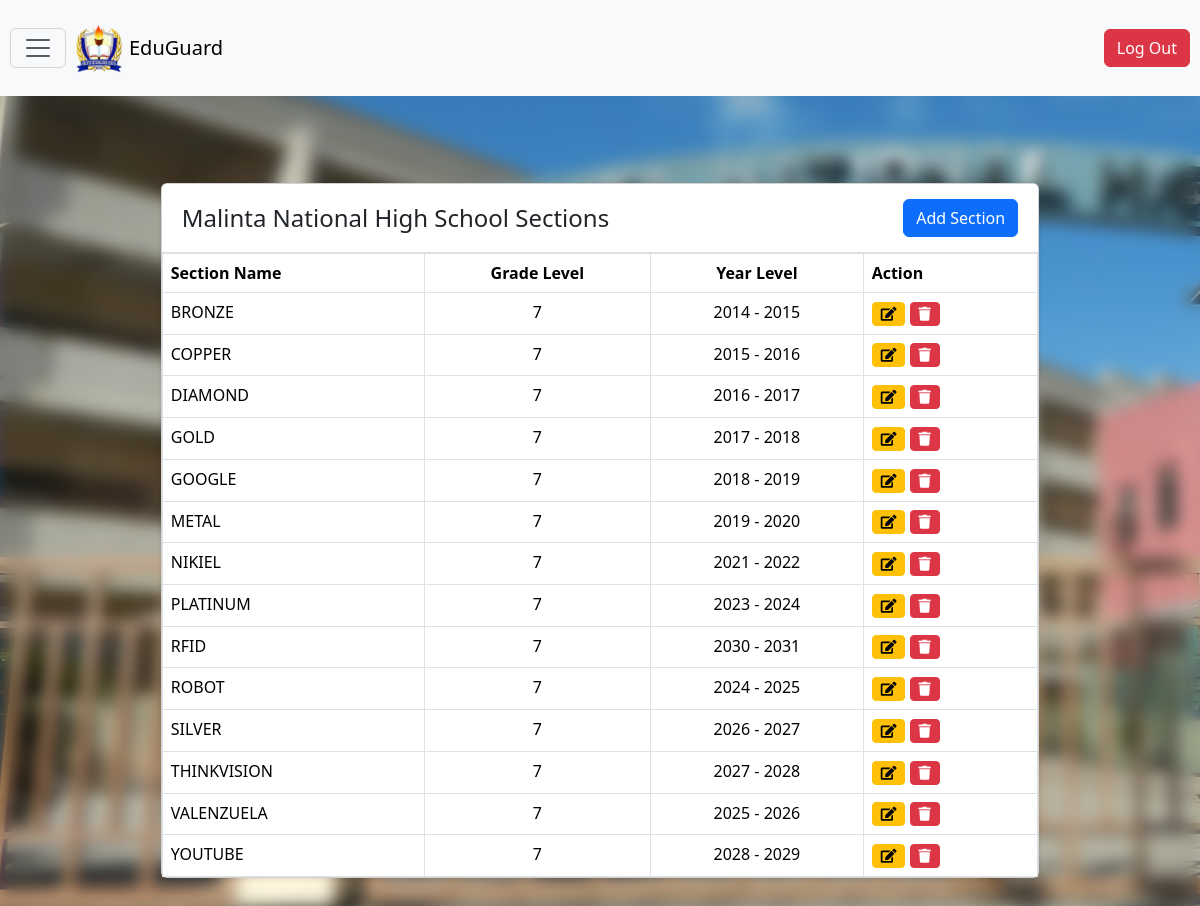
Screenshot of /PHPAdmin/AdminAddSection.php with the database file from the repository.
### tables this page shows
CREATE TABLE `class_section` (
  `section_id` int(11) NOT NULL,
  `section_name` varchar(100) DEFAULT NULL,
  `section_grade_level` varchar(50) DEFAULT NULL,
  `section_year_start_level` year(4) DEFAULT NULL,
  `section_year_end_level` year(4) DEFAULT NULL
);

### PHPAdmin/AdminAddSection.php (the view, shortened to what this page needs)
<?php include 'adminNavbar.php';
?>
<!DOCTYPE html>
<html lang="en">
<head>
    <link rel="stylesheet" href="../CSS/Admin/adminTeachers.css">
    <link href="https://cdnjs.cloudflare.com/ajax/libs/font-awesome/5.15.4/css/all.min.css" rel="stylesheet">
    <link href="https://cdn.jsdelivr.net/npm/bootstrap-icons/font/bootstrap-icons.css" rel="stylesheet">
</head>
<body>
    <div class="container-fluid mt-5">
        <div class="row justify-content-center">
            <div class="col-md-8">
                <div class="card">
                    <div class="card-header">
                        <h4>Malinta National High School Sections</h4>
                        <button type="button" class="btn btn-primary float-end" data-bs-toggle="modal"
                            data-bs-target="#addSection">Add Section</button>
                    </div>
                    <table class="table table-bordered">
                        <thead>
                            <tr>
                                <th scope="col">Section Name</th>
                                <th scope="col">Grade Level</th>
                                <th scope="col">Year Level</th>
                                <th scope="col">Action</th>
                            </tr>
                        </thead>
                        <tbody>
                            <?php
                            $connection = mysqli_connect("localhost", "root", "", "educguarddb");
                            $fetch_query = "SELECT * FROM class_section order by section_name ASC";
                            $fetch_query_run = mysqli_query($connection, $fetch_query);
                            if ($fetch_query_run) {
                                if (mysqli_num_rows($fetch_query_run) > 0) {
                                    while ($row = mysqli_fetch_array($fetch_query_run)) {
                                        ?>
                                        <tr>
                                            <td><?php echo $row['section_name'] ?></td>
                                            <td><?php echo $row['section_grade_level'] ?></td>
                                            <td><?php echo $row['section_year_start_level'] . ' - ' . $row['section_year_end_level']; ?></td>
                                            <td>
                                                <a href="#" class="btn btn-warning btn-sm edit_data"
                                                    data-id="<?php echo $row['section_id']; ?>"
                                                    data-SectionName="<?php echo $row['section_name']; ?>"
                                                    data-GradeLevel="<?php echo $row['section_grade_level']; ?>"
                                                    data-YearStartLevel="<?php echo $row['section_year_start_level']; ?>"
                                                    data-YearEndLevel="<?php echo $row['section_year_end_level']; ?>"
                                                    data-bs-toggle="modal" data-bs-target="#editSection">
                                                    <i class="fas fa-edit"></i>
                                                </a>
                                                <form action="../PHP/adminSectionDelete.php" method="POST" style="display:inline;">
                                                    <button type="submit" class="btn btn-danger btn-sm">
                                                        <i class="fas fa-trash"></i>
                                                    </button>
                                                </form>
                                            </td>
                                        </tr>
                                        <?php
                                    }
                                } else {
                                    ?>
                                    <tr>
                                        <td colspan="3">No Records Found</td>
                                    </tr>
                                    <?php
                                }
                            } else {
                                echo "<tr><td colspan='3'>Error: " . mysqli_error($connection) . "</td></tr>";
                            }
                            ?>
                        </tbody>
                    </table>
                </div>
            </div>
        </div>
    </div>
</body>
</html>

### CSS/Admin/adminNavbar.css (style rules this page uses)
body { background-image: url("/CapstoneProjectBS/Assets/Background.jpg"); background-size: cover; background-repeat: no-repeat; background-attachment: fixed; background-color: #124E66; }
body::before { content: ""; position: fixed; top: 0; left: 0; width: 100%; height: 100%; background-color: rgba(139, 47, 47, 0.15); pointer-events: none; z-index: -1; }
.container-fluid { display: flex; align-items: center; }
body::before { content: ""; position: fixed; top: 0; left: 0; width: 100%; height: 100%; background-image: inherit; background-size: inherit; background-repeat: inherit; background-attachment: inherit; filter: blur(8px); z-index: -1; }

### CSS/Admin/adminTeachers.css (style rules this page uses)
body { background-image: url("/CapstoneProjectBS/Assets/background.jpg"); background-size: 1950px 1100px; background-repeat: no-repeat; background-attachment: fixed; margin-top: 1px; margin-left: 1px; margin-right: 1px; background-color: #103a4e; background-blend-mode: lighten; }
.container-fluid { width: 100%; display: flex; justify-content: center; padding: 10px; }
.card { width: 90%; margin: 0 auto; box-shadow: 0 2px 5px rgba(0, 0, 0, 0.1); background-color: white; }
.card-header { display: flex; justify-content: space-between; align-items: center; padding: 15px 20px; background-color: white; border-bottom: 1px solid rgba(0, 0, 0, 0.125); }
.card-header h4 { margin: 0; font-weight: 500; }
.row.justify-content-center { width: 100%; max-width: 1200px; margin: 100px auto; display: flex; justify-content: center; }
.table { width: 100%; border-collapse: collapse; margin-bottom: 0; table-layout: fixed; }
.table { width: 100%; border-collapse: collapse; margin-bottom: 0; table-layout: auto; }
.table th:nth-child(1), .table td:nth-child(1) { text-align: left; }
.table th:nth-child(2), .table td:nth-child(2) { text-align: center; }
.table th:nth-child(3), .table td:nth-child(3) { text-align: center; }
.table th:nth-child(4), .table td:nth-child(4) { text-align: left; }
.col-md-8 { width: 100%; flex: 0 0 100%; max-width: 1000px; margin: 0 auto; }
.card-header .btn { white-space: nowrap; margin: 0; }

### rows the page displays
class_section: section_name "BRONZE", section_grade_level "7", section_year_start_level "2014", section_year_end_level "2015"
class_section: section_name "COPPER", section_grade_level "7", section_year_start_level "2015", section_year_end_level "2016"
class_section: section_name "DIAMOND", section_grade_level "7", section_year_start_level "2016", section_year_end_level "2017"
class_section: section_name "GOLD", section_grade_level "7", section_year_start_level "2017", section_year_end_level "2018"
class_section: section_name "GOOGLE", section_grade_level "7", section_year_start_level "2018", section_year_end_level "2019"
class_section: section_name "METAL", section_grade_level "7", section_year_start_level "2019", section_year_end_level "2020"
class_section: section_name "NIKIEL", section_grade_level "7", section_year_start_level "2021", section_year_end_level "2022"
class_section: section_name "PLATINUM", section_grade_level "7", section_year_start_level "2023", section_year_end_level "2024"
class_section: section_name "RFID", section_grade_level "7", section_year_start_level "2030", section_year_end_level "2031"
class_section: section_name "ROBOT", section_grade_level "7", section_year_start_level "2024", section_year_end_level "2025"
class_section: section_name "SILVER", section_grade_level "7", section_year_start_level "2026", section_year_end_level "2027"
class_section: section_name "THINKVISION", section_grade_level "7", section_year_start_level "2027", section_year_end_level "2028"
class_section: section_name "VALENZUELA", section_grade_level "7", section_year_start_level "2025", section_year_end_level "2026"
class_section: section_name "YOUTUBE", section_grade_level "7", section_year_start_level "2028", section_year_end_level "2029"
